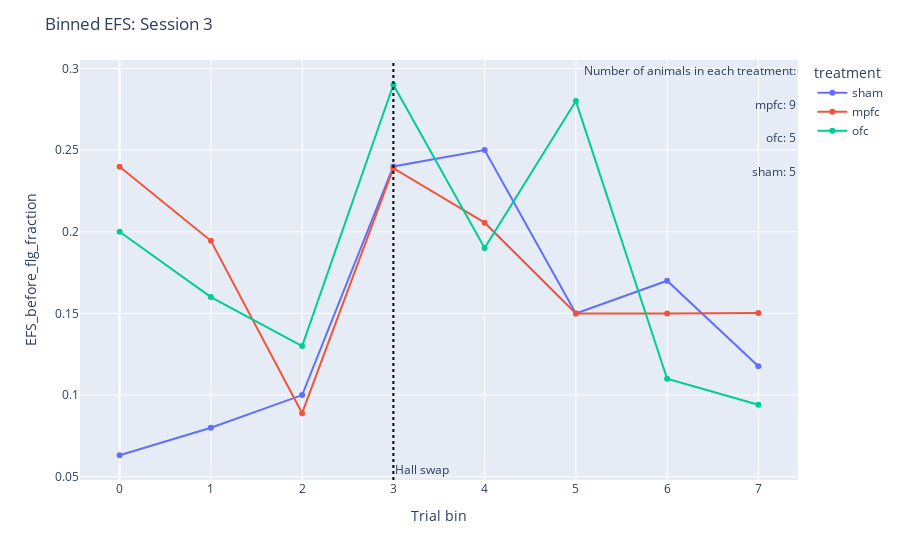

Notebook code for this chart:
### Code cell
session = 3
efs_bin = plotting.bin_and_aggregate_flag(tdf_bin.filter(pl.col("session_idx") == session), "EFS_before_flg")
fig = plotting.line_by_treatment_across_bins(
    efs_bin, 
    x="bin", 
    y="EFS_before_flg_fraction",
    category_orders=cat,
    title=f"Binned EFS: Session {session}"
)

fig.add_vline(
    x=3,
    line_dash="dot",
    line_color="black",
    annotation_text="Hall swap",
    annotation_position="bottom right"
)

subset = animal_counts.filter(pl.col("session_idx") == session)

fig.add_annotation(
    x=1,
    y = 1,
    xref="paper", yref="paper",
    text="Number of animals in each treatment:",
    showarrow=False,
    font=dict(size=12),
    align="left"
)

# For each treatment, place annotation text
for i, row in enumerate(subset.iter_rows(named=True)):
    fig.add_annotation(
        x=1,                     # x position in axis coordinates
        y=1 - (i + 1)* 0.08,            # vertically offset each treatment
        xref="paper", yref="paper",
        text=f"{row['treatment']}: {row['animal_id']}",
        showarrow=False,
        font=dict(size=12),
        align="left"
    )

fig.show()

### Figure 1 — Plotly figure (JSON) as saved in the notebook; plotly's stock layout.template omitted (floating-point values rounded to 4 significant figures)
{"data": [{"hovertemplate": "treatment=sham<br>Trial bin=%{x}<br>EFS_before_flg_fraction=%{y}<extra></extra>", "legendgroup": "sham", "line": {"color": "#636efa", "dash": "solid"}, "marker": {"symbol": "circle"}, "mode": "lines+markers", "name": "sham", "orientation": "v", "showlegend": true, "type": "scatter", "x": [0, 1, 2, 3, 4, 5, 6, 7], "xaxis": "x", "y": [0.06316, 0.08, 0.1, 0.24, 0.25, 0.15, 0.17, 0.1176], "yaxis": "y"}, {"hovertemplate": "treatment=mpfc<br>Trial bin=%{x}<br>EFS_before_flg_fraction=%{y}<extra></extra>", "legendgroup": "mpfc", "line": {"color": "#EF553B", "dash": "solid"}, "marker": {"symbol": "circle"}, "mode": "lines+markers", "name": "mpfc", "orientation": "v", "showlegend": true, "type": "scatter", "x": [0, 1, 2, 3, 4, 5, 6, 7], "xaxis": "x", "y": [0.2398, 0.1944, 0.08889, 0.2389, 0.2056, 0.15, 0.15, 0.1503], "yaxis": "y"}, {"hovertemplate": "treatment=ofc<br>Trial bin=%{x}<br>EFS_before_flg_fraction=%{y}<extra></extra>", "legendgroup": "ofc", "line": {"color": "#00cc96", "dash": "solid"}, "marker": {"symbol": "circle"}, "mode": "lines+markers", "name": "ofc", "orientation": "v", "showlegend": true, "type": "scatter", "x": [0, 1, 2, 3, 4, 5, 6, 7], "xaxis": "x", "y": [0.2, 0.16, 0.13, 0.29, 0.19, 0.28, 0.11, 0.09412], "yaxis": "y"}], "layout": {"annotations": [{"showarrow": false, "text": "Hall swap", "x": 3, "xanchor": "left", "xref": "x", "y": 0, "yanchor": "bottom", "yref": "y domain"}, {"align": "left", "font": {"size": 12}, "showarrow": false, "text": "Number of animals in each treatment:", "x": 1, "xref": "paper", "y": 1, "yref": "paper"}, {"align": "left", "font": {"size": 12}, "showarrow": false, "text": "mpfc: 9", "x": 1, "xref": "paper", "y": 0.92, "yref": "paper"}, {"align": "left", "font": {"size": 12}, "showarrow": false, "text": "ofc: 5", "x": 1, "xref": "paper", "y": 0.84, "yref": "paper"}, {"align": "left", "font": {"size": 12}, "showarrow": false, "text": "sham: 5", "x": 1, "xref": "paper", "y": 0.76, "yref": "paper"}], "legend": {"title": {"text": "treatment"}, "tracegroupgap": 0}, "margin": {"t": 60}, "shapes": [{"line": {"color": "black", "dash": "dot"}, "type": "line", "x0": 3, "x1": 3, "xref": "x", "y0": 0, "y1": 1, "yref": "y domain"}], "title": {"text": "Binned EFS: Session 3"}, "xaxis": {"anchor": "y", "domain": [0, 1], "title": {"text": "Trial bin"}}, "yaxis": {"anchor": "x", "domain": [0, 1], "title": {"text": "EFS_before_flg_fraction"}}}}
